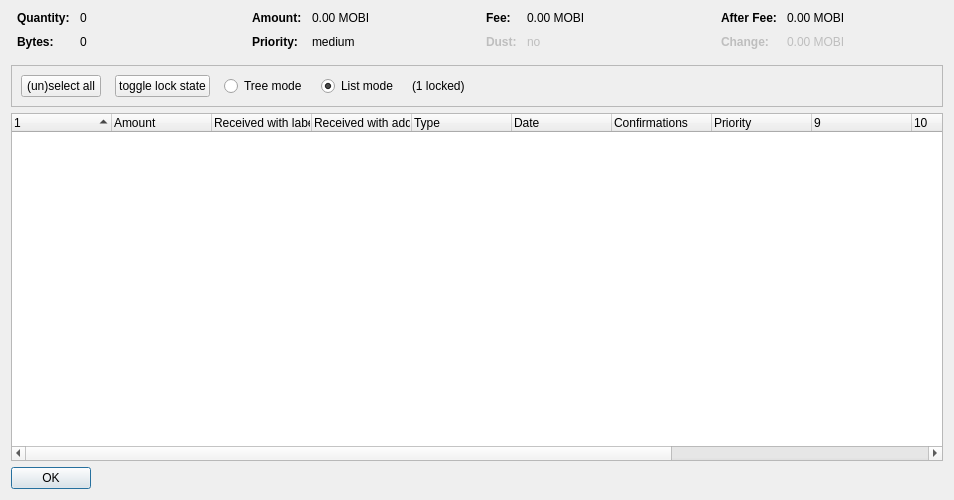
<?xml version="1.0" encoding="UTF-8"?>
<ui version="4.0">
 <class>CoinControlDialog</class>
 <widget class="QDialog" name="CoinControlDialog">
  <property name="geometry">
   <rect>
    <x>0</x>
    <y>0</y>
    <width>954</width>
    <height>500</height>
   </rect>
  </property>
  <property name="windowTitle">
   <string>Coin Selection</string>
  </property>
  <layout class="QVBoxLayout" name="verticalLayout">
   <item>
    <layout class="QHBoxLayout" name="horizontalLayoutTop" stretch="0,0,0,0">
     <property name="topMargin">
      <number>0</number>
     </property>
     <property name="bottomMargin">
      <number>10</number>
     </property>
     <item>
      <layout class="QFormLayout" name="formLayoutCoinControl1">
       <property name="horizontalSpacing">
        <number>10</number>
       </property>
       <property name="verticalSpacing">
        <number>10</number>
       </property>
       <property name="leftMargin">
        <number>6</number>
       </property>
       <property name="rightMargin">
        <number>6</number>
       </property>
       <item row="0" column="0">
        <widget class="QLabel" name="labelCoinControlQuantityText">
         <property name="font">
          <font>
           <weight>75</weight>
           <bold>true</bold>
          </font>
         </property>
         <property name="text">
          <string>Quantity:</string>
         </property>
        </widget>
       </item>
       <item row="0" column="1">
        <widget class="QLabel" name="labelCoinControlQuantity">
         <property name="cursor">
          <cursorShape>IBeamCursor</cursorShape>
         </property>
         <property name="contextMenuPolicy">
          <enum>Qt::ActionsContextMenu</enum>
         </property>
         <property name="text">
          <string notr="true">0</string>
         </property>
         <property name="textInteractionFlags">
          <set>Qt::LinksAccessibleByMouse|Qt::TextSelectableByKeyboard|Qt::TextSelectableByMouse</set>
         </property>
        </widget>
       </item>
       <item row="1" column="0">
        <widget class="QLabel" name="labelCoinControlBytesText">
         <property name="font">
          <font>
           <weight>75</weight>
           <bold>true</bold>
          </font>
         </property>
         <property name="text">
          <string>Bytes:</string>
         </property>
        </widget>
       </item>
       <item row="1" column="1">
        <widget class="QLabel" name="labelCoinControlBytes">
         <property name="cursor">
          <cursorShape>IBeamCursor</cursorShape>
         </property>
         <property name="contextMenuPolicy">
          <enum>Qt::ActionsContextMenu</enum>
         </property>
         <property name="text">
          <string notr="true">0</string>
         </property>
         <property name="textInteractionFlags">
          <set>Qt::LinksAccessibleByMouse|Qt::TextSelectableByKeyboard|Qt::TextSelectableByMouse</set>
         </property>
        </widget>
       </item>
      </layout>
     </item>
     <item>
      <layout class="QFormLayout" name="formLayoutCoinControl2">
       <property name="horizontalSpacing">
        <number>10</number>
       </property>
       <property name="verticalSpacing">
        <number>10</number>
       </property>
       <property name="leftMargin">
        <number>6</number>
       </property>
       <property name="rightMargin">
        <number>6</number>
       </property>
       <item row="0" column="0">
        <widget class="QLabel" name="labelCoinControlAmountText">
         <property name="font">
          <font>
           <weight>75</weight>
           <bold>true</bold>
          </font>
         </property>
         <property name="text">
          <string>Amount:</string>
         </property>
        </widget>
       </item>
       <item row="0" column="1">
        <widget class="QLabel" name="labelCoinControlAmount">
         <property name="cursor">
          <cursorShape>IBeamCursor</cursorShape>
         </property>
         <property name="contextMenuPolicy">
          <enum>Qt::ActionsContextMenu</enum>
         </property>
         <property name="text">
          <string notr="true">0.00 MOBI</string>
         </property>
         <property name="textInteractionFlags">
          <set>Qt::LinksAccessibleByMouse|Qt::TextSelectableByKeyboard|Qt::TextSelectableByMouse</set>
         </property>
        </widget>
       </item>
       <item row="1" column="0">
        <widget class="QLabel" name="labelCoinControlPriorityText">
         <property name="font">
          <font>
           <weight>75</weight>
           <bold>true</bold>
          </font>
         </property>
         <property name="text">
          <string>Priority:</string>
         </property>
        </widget>
       </item>
       <item row="1" column="1">
        <widget class="QLabel" name="labelCoinControlPriority">
         <property name="cursor">
          <cursorShape>IBeamCursor</cursorShape>
         </property>
         <property name="contextMenuPolicy">
          <enum>Qt::ActionsContextMenu</enum>
         </property>
         <property name="text">
          <string>medium</string>
         </property>
         <property name="textInteractionFlags">
          <set>Qt::LinksAccessibleByMouse|Qt::TextSelectableByKeyboard|Qt::TextSelectableByMouse</set>
         </property>
        </widget>
       </item>
      </layout>
     </item>
     <item>
      <layout class="QFormLayout" name="formLayoutCoinControl3">
       <property name="horizontalSpacing">
        <number>10</number>
       </property>
       <property name="verticalSpacing">
        <number>10</number>
       </property>
       <property name="leftMargin">
        <number>6</number>
       </property>
       <property name="rightMargin">
        <number>6</number>
       </property>
       <item row="0" column="0">
        <widget class="QLabel" name="labelCoinControlFeeText">
         <property name="font">
          <font>
           <weight>75</weight>
           <bold>true</bold>
          </font>
         </property>
         <property name="text">
          <string>Fee:</string>
         </property>
        </widget>
       </item>
       <item row="0" column="1">
        <widget class="QLabel" name="labelCoinControlFee">
         <property name="cursor">
          <cursorShape>IBeamCursor</cursorShape>
         </property>
         <property name="contextMenuPolicy">
          <enum>Qt::ActionsContextMenu</enum>
         </property>
         <property name="text">
          <string notr="true">0.00 MOBI</string>
         </property>
         <property name="textInteractionFlags">
          <set>Qt::LinksAccessibleByMouse|Qt::TextSelectableByKeyboard|Qt::TextSelectableByMouse</set>
         </property>
        </widget>
       </item>
       <item row="1" column="0">
        <widget class="QLabel" name="labelCoinControlLowOutputText">
         <property name="enabled">
          <bool>false</bool>
         </property>
         <property name="font">
          <font>
           <weight>75</weight>
           <bold>true</bold>
          </font>
         </property>
         <property name="text">
          <string>Dust:</string>
         </property>
        </widget>
       </item>
       <item row="1" column="1">
        <widget class="QLabel" name="labelCoinControlLowOutput">
         <property name="enabled">
          <bool>false</bool>
         </property>
         <property name="cursor">
          <cursorShape>IBeamCursor</cursorShape>
         </property>
         <property name="contextMenuPolicy">
          <enum>Qt::ActionsContextMenu</enum>
         </property>
         <property name="text">
          <string>no</string>
         </property>
         <property name="textInteractionFlags">
          <set>Qt::LinksAccessibleByMouse|Qt::TextSelectableByKeyboard|Qt::TextSelectableByMouse</set>
         </property>
        </widget>
       </item>
      </layout>
     </item>
     <item>
      <layout class="QFormLayout" name="formLayoutCoinControl4">
       <property name="horizontalSpacing">
        <number>10</number>
       </property>
       <property name="verticalSpacing">
        <number>10</number>
       </property>
       <property name="leftMargin">
        <number>6</number>
       </property>
       <property name="rightMargin">
        <number>6</number>
       </property>
       <item row="0" column="0">
        <widget class="QLabel" name="labelCoinControlAfterFeeText">
         <property name="font">
          <font>
           <weight>75</weight>
           <bold>true</bold>
          </font>
         </property>
         <property name="text">
          <string>After Fee:</string>
         </property>
        </widget>
       </item>
       <item row="0" column="1">
        <widget class="QLabel" name="labelCoinControlAfterFee">
         <property name="cursor">
          <cursorShape>IBeamCursor</cursorShape>
         </property>
         <property name="contextMenuPolicy">
          <enum>Qt::ActionsContextMenu</enum>
         </property>
         <property name="text">
          <string notr="true">0.00 MOBI</string>
         </property>
         <property name="textInteractionFlags">
          <set>Qt::LinksAccessibleByMouse|Qt::TextSelectableByKeyboard|Qt::TextSelectableByMouse</set>
         </property>
        </widget>
       </item>
       <item row="1" column="0">
        <widget class="QLabel" name="labelCoinControlChangeText">
         <property name="enabled">
          <bool>false</bool>
         </property>
         <property name="font">
          <font>
           <weight>75</weight>
           <bold>true</bold>
          </font>
         </property>
         <property name="text">
          <string>Change:</string>
         </property>
        </widget>
       </item>
       <item row="1" column="1">
        <widget class="QLabel" name="labelCoinControlChange">
         <property name="enabled">
          <bool>false</bool>
         </property>
         <property name="cursor">
          <cursorShape>IBeamCursor</cursorShape>
         </property>
         <property name="contextMenuPolicy">
          <enum>Qt::ActionsContextMenu</enum>
         </property>
         <property name="text">
          <string notr="true">0.00 MOBI</string>
         </property>
         <property name="textInteractionFlags">
          <set>Qt::LinksAccessibleByMouse|Qt::TextSelectableByKeyboard|Qt::TextSelectableByMouse</set>
         </property>
        </widget>
       </item>
      </layout>
     </item>
    </layout>
   </item>
   <item>
    <widget class="QFrame" name="frame">
     <property name="minimumSize">
      <size>
       <width>0</width>
       <height>40</height>
      </size>
     </property>
     <property name="frameShape">
      <enum>QFrame::StyledPanel</enum>
     </property>
     <property name="frameShadow">
      <enum>QFrame::Sunken</enum>
     </property>
     <layout class="QHBoxLayout" name="horizontalLayout">
      <item>
       <layout class="QHBoxLayout" name="horizontalLayoutPanel" stretch="0,0,0,0,0,0">
        <property name="spacing">
         <number>14</number>
        </property>
        <item>
         <widget class="QPushButton" name="pushButtonSelectAll">
          <property name="sizePolicy">
           <sizepolicy hsizetype="Maximum" vsizetype="Fixed">
            <horstretch>0</horstretch>
            <verstretch>0</verstretch>
           </sizepolicy>
          </property>
          <property name="text">
           <string>(un)select all</string>
          </property>
          <property name="autoDefault">
           <bool>false</bool>
          </property>
         </widget>
        </item>
        <item>
         <widget class="QPushButton" name="pushButtonToggleLock">
          <property name="sizePolicy">
           <sizepolicy hsizetype="Maximum" vsizetype="Fixed">
            <horstretch>0</horstretch>
            <verstretch>0</verstretch>
           </sizepolicy>
          </property>
          <property name="text">
           <string>toggle lock state</string>
          </property>
          <property name="autoDefault">
           <bool>false</bool>
          </property>
         </widget>
        </item>
        <item>
         <widget class="QRadioButton" name="radioTreeMode">
          <property name="sizePolicy">
           <sizepolicy hsizetype="Maximum" vsizetype="Fixed">
            <horstretch>0</horstretch>
            <verstretch>0</verstretch>
           </sizepolicy>
          </property>
          <property name="text">
           <string>Tree mode</string>
          </property>
         </widget>
        </item>
        <item>
         <widget class="QRadioButton" name="radioListMode">
          <property name="sizePolicy">
           <sizepolicy hsizetype="Maximum" vsizetype="Fixed">
            <horstretch>0</horstretch>
            <verstretch>0</verstretch>
           </sizepolicy>
          </property>
          <property name="text">
           <string>List mode</string>
          </property>
          <property name="checked">
           <bool>true</bool>
          </property>
         </widget>
        </item>
        <item>
         <widget class="QLabel" name="labelLocked">
          <property name="text">
           <string>(1 locked)</string>
          </property>
         </widget>
        </item>
        <item>
         <spacer name="horizontalSpacer">
          <property name="orientation">
           <enum>Qt::Horizontal</enum>
          </property>
          <property name="sizeHint" stdset="0">
           <size>
            <width>40</width>
            <height>20</height>
           </size>
          </property>
         </spacer>
        </item>
       </layout>
      </item>
     </layout>
    </widget>
   </item>
   <item>
    <widget class="CoinControlTreeWidget" name="treeWidget">
     <property name="contextMenuPolicy">
      <enum>Qt::CustomContextMenu</enum>
     </property>
     <property name="sortingEnabled">
      <bool>false</bool>
     </property>
     <property name="columnCount">
      <number>13</number>
     </property>
     <attribute name="headerShowSortIndicator" stdset="0">
      <bool>true</bool>
     </attribute>
     <attribute name="headerStretchLastSection">
      <bool>false</bool>
     </attribute>
     <column>
      <property name="text">
       <string/>
      </property>
     </column>
     <column>
      <property name="text">
       <string>Amount</string>
      </property>
     </column>
     <column>
      <property name="text">
       <string>Received with label</string>
      </property>
     </column>
     <column>
      <property name="text">
       <string>Received with address</string>
      </property>
     </column>
     <column>
      <property name="text">
       <string>Type</string>
      </property>
     </column>
     <column>
      <property name="text">
       <string>Date</string>
      </property>
     </column>
     <column>
      <property name="text">
       <string>Confirmations</string>
      </property>
      <property name="toolTip">
       <string>Confirmed</string>
      </property>
     </column>
     <column>
      <property name="text">
       <string>Priority</string>
      </property>
     </column>
     <column>
      <property name="text">
       <string/>
      </property>
     </column>
     <column>
      <property name="text">
       <string/>
      </property>
     </column>
     <column>
      <property name="text">
       <string/>
      </property>
     </column>
     <column>
      <property name="text">
       <string/>
      </property>
     </column>
     <column>
      <property name="text">
       <string/>
      </property>
     </column>
    </widget>
   </item>
   <item>
    <widget class="QDialogButtonBox" name="buttonBox">
     <property name="sizePolicy">
      <sizepolicy hsizetype="Maximum" vsizetype="Fixed">
       <horstretch>0</horstretch>
       <verstretch>0</verstretch>
      </sizepolicy>
     </property>
     <property name="orientation">
      <enum>Qt::Horizontal</enum>
     </property>
     <property name="standardButtons">
      <set>QDialogButtonBox::Ok</set>
     </property>
    </widget>
   </item>
  </layout>
 </widget>
 <customwidgets>
  <customwidget>
   <class>CoinControlTreeWidget</class>
   <extends>QTreeWidget</extends>
   <header>coincontroltreewidget.h</header>
  </customwidget>
 </customwidgets>
 <resources/>
 <connections/>
</ui>
